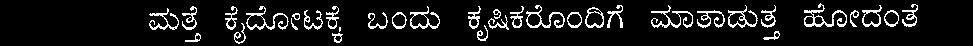
%> input picture Segmentation/Line.jpg, 973 x 46 px, given in place of 1.j2c, which was not available
$ octave GeometricTransformation.m   (GNU Octave 9; MATLAB toolbox functions it lacks are replaced by stand-ins)
%> lines starting %> are read from the running program, lines starting %| are printed output that depends on the picture; pictures that were not available may be replaced by others from this repository, and a replacement may not be noted
close all;
clc;
clear all;

prompt = 'Enter the character number:';
CharacterNumber = input(prompt);
%> the answer given: 3
%filename = strcat(int2str(CharacterNumber),'.j2c');

%prompt = 'Enter the file name:';
%filename = input(prompt,'s');

for i = 1:10

    CharacterNumber = i;

for j = 1:5

    if j == 1
        filename = strcat(int2str(CharacterNumber),'.j2c');
    else
        filename = strcat(int2str(CharacterNumber),'.',int2str(j-1),'.j2c');
    end


im = imread(filename);
%> im is the input picture: size 46x973 uint8; min 0, max 255, mean 24.1
im = imresize(im, [40 40]);
%> im: size 40x40 uint8
im = rgb2gray(im);
cim = imcomplement(im);
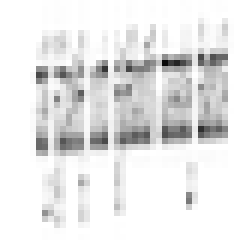
%> cim: size 40x40 uint8 (shown 6 times larger); min 9, max 255, mean 230.7
tform = maketform('affine', [1 0 0;0 1 0;0 0 1]);
tim = imtransform(cim, tform);
im1 = imresize(imcomplement(tim), [40 40]);
X = im1(:)';
%> X = 1600 values, max 246 at index 1091, min 0 at index 1, mean 24.26
%colormap('gray');
%imagesc(im, [0 255]);

tform = maketform('affine', [1 0 0;-0.2 1 0;0 0 1]);
tim = imtransform(cim, tform);
%> tim: size 40x48 uint8
im2 = imresize(imcomplement(tim), [40 40]);
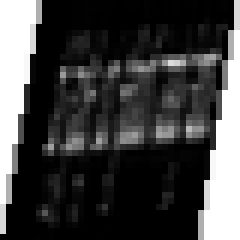
%> im2: size 40x40 uint8 (shown 6 times larger); min 0, max 255, mean 64.4
X = [X; im2(:)'];
%> X = 1600 columns, first 8: [0 0 0 0 0 0 0 0; 255 255 255 255 255 255 255 255]
%colormap('gray');
%imagesc(im, [0 255]);

tform = maketform('affine', [1 0 0;0.2 1 0;0 0 1]);
tim = imtransform(cim, tform);
im3 = imresize(imcomplement(tim), [40 40]);
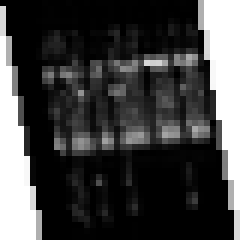
%> im3: size 40x40 uint8 (shown 6 times larger); min 0, max 255, mean 64.3
X = [X; im3(:)'];
%> X = 1600 columns, first 8: [0 0 0 0 0 0 0 0; 255 255 255 255 255 255 255 255; 0 216 216 216 216 216 255 255]

tform = maketform('affine', [1 0.2 0;0 1 0;0 0 1]);
tim = imtransform(cim, tform);
%> tim: size 48x40 uint8
im4 = imresize(imcomplement(tim), [40 40]);
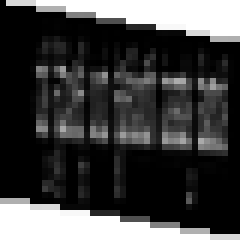
%> im4: size 40x40 uint8 (shown 6 times larger); min 0, max 255, mean 64.9
X = [X; im4(:)'];
%> X = 1600 columns, first 8: [0 0 0 0 0 0 0 0; 255 255 255 255 255 255 255 255; 0 216 216 216 216 216 255 255; 0 0 0 0 0 0 0 0]

tform = maketform('affine', [1 -0.2 0;0 1 0;0 0 1]);
tim = imtransform(cim, tform);
im5 = imresize(imcomplement(tim), [40 40]);
X = [X; im5(:)'];

tform = maketform('affine', [1 0.1 0;0.1 1 0;0 0 1]);
tim = imtransform(cim, tform);
%> tim: size 44x44 uint8
im6 = imresize(imcomplement(tim), [40 40]);
X = [X; im6(:)'];

tform = maketform('affine', [1 -0.1 0;0.1 1 0;0 0 1]);
tim = imtransform(cim, tform);
im7 = imresize(imcomplement(tim), [40 40]);
X = [X; im7(:)'];

tform = maketform('affine', [1 0.1 0;-0.1 1 0;0 0 1]);
tim = imtransform(cim, tform);
im8 = imresize(imcomplement(tim), [40 40]);
X = [X; im8(:)'];

tform = maketform('affine', [1 -0.1 0;-0.1 1 0;0 0 1]);
tim = imtransform(cim, tform);
im9 = imresize(imcomplement(tim), [40 40]);
X = [X; im9(:)'];

tform = maketform('affine', [1 -0.1 0;0.5 1 0;0 0 1]);
tim = imtransform(cim, tform);
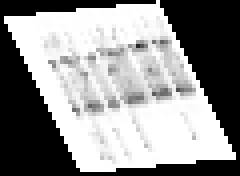
%> tim: size 44x60 uint8 (shown 4 times larger); min 0, max 255, mean 143.4
im10 = imresize(imcomplement(tim), [40 40]);
X = [X; im10(:)'];

se= strel('disk',2);
im11= imerode(im1, se);
X = [X; im11(:)'];

se = strel('disk',1);
im12= imdilate(im1, se);
X = [X; im12(:)'];

se = strel('ball', 2, 3);
im13= imclose(im1, se);
X = [X; im13(:)'];

se = strel('disk', 3);
im14= imopen(im1, se);
X = [X; im14(:)'];

se= strel('disk',2);
im15= imerode(im2, se);
X = [X; im15(:)'];

se = strel('disk',1);
im16= imdilate(im2, se);
X = [X; im16(:)'];

se = strel('ball', 2, 3);
im17= imclose(im2, se);
X = [X; im17(:)'];

se = strel('disk', 3);
im18= imopen(im2, se);
X = [X; im18(:)'];

se= strel('disk',2);
im19= imerode(im3, se);
X = [X; im19(:)'];

se = strel('disk',1);
im20= imdilate(im3, se);
X = [X; im20(:)'];

se = strel('ball', 2, 3);
im21= imclose(im3, se);
X = [X; im21(:)'];

se = strel('disk', 3);
im22= imopen(im3, se);
X = [X; im22(:)'];

se= strel('disk',2);
im23= imerode(im4, se);
X = [X; im23(:)'];

se = strel('disk',1);
im24= imdilate(im4, se);
X = [X; im24(:)'];

se = strel('ball', 2, 3);
im25= imclose(im4, se);
X = [X; im25(:)'];

se = strel('disk', 3);
im26= imopen(im4, se);
X = [X; im26(:)'];

se= strel('disk',2);
im27= imerode(im5, se);
X = [X; im27(:)'];

se = strel('disk',1);
im28= imdilate(im5, se);
X = [X; im28(:)'];

se = strel('ball', 2, 3);
im29= imclose(im5, se);
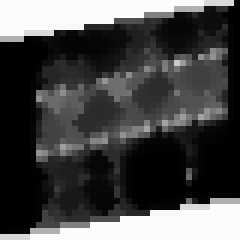
%> im29: size 40x40 uint8 (shown 6 times larger); min 0, max 252, mean 72.7
X = [X; im29(:)'];

se = strel('disk', 3);
im30= imopen(im5, se);
X = [X; im30(:)'];

se= strel('disk',2);
im31= imerode(im6, se);
X = [X; im31(:)'];

se = strel('disk',1);
im32= imdilate(im6, se);
X = [X; im32(:)'];

se = strel('ball', 2, 3);
im33= imclose(im6, se);
X = [X; im33(:)'];

se = strel('disk', 3);
im34= imopen(im6, se);
X = [X; im34(:)'];

se= strel('disk',2);
im35= imerode(im7, se);
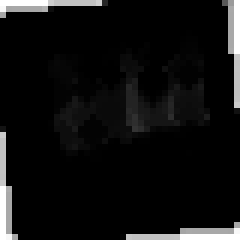
%> im35: size 40x40 uint8 (shown 6 times larger); min 0, max 255, mean 16.8
X = [X; im35(:)'];

se = strel('disk',1);
im36= imdilate(im7, se);
X = [X; im36(:)'];

se = strel('ball', 2, 3);
im37= imclose(im7, se);
X = [X; im37(:)'];

se = strel('disk', 3);
im38= imopen(im7, se);
X = [X; im38(:)'];

se= strel('disk',2);
im39= imerode(im8, se);
X = [X; im39(:)'];

se = strel('disk',1);
im40= imdilate(im8, se);
X = [X; im40(:)'];

se = strel('ball', 2, 3);
im41= imclose(im8, se);
X = [X; im41(:)'];

se = strel('disk', 3);
im42= imopen(im8, se);
X = [X; im42(:)'];

se= strel('disk',2);
im43= imerode(im9, se);
X = [X; im43(:)'];

se = strel('disk',1);
im44= imdilate(im9, se);
X = [X; im44(:)'];

se = strel('ball', 2, 3);
im45= imclose(im9, se);
X = [X; im45(:)'];

se = strel('disk', 3);
im46= imopen(im9, se);
X = [X; im46(:)'];

se= strel('disk',2);
im47= imerode(im10, se);
X = [X; im47(:)'];

se = strel('disk',1);
im48= imdilate(im10, se);
X = [X; im48(:)'];

se = strel('ball', 2, 3);
im49= imclose(im10, se);
X = [X; im49(:)'];

se = strel('disk', 3);
im50= imopen(im10, se);
X = [X; im50(:)'];

%str1 = strcat('X',int2str(CharacterNumber));
%v = genvarname(str1);
%eval([v '=(im2double(X) - 0.5).*2;']);
X_temp = (im2double(X) - 0.5).*2;

%str2 = strcat('y',int2str(CharacterNumber));
%v = genvarname(str2);
y_temp = zeros(50,1);

for n = 1:50
y_temp(n) = CharacterNumber;
end
%> (the run ends here)
